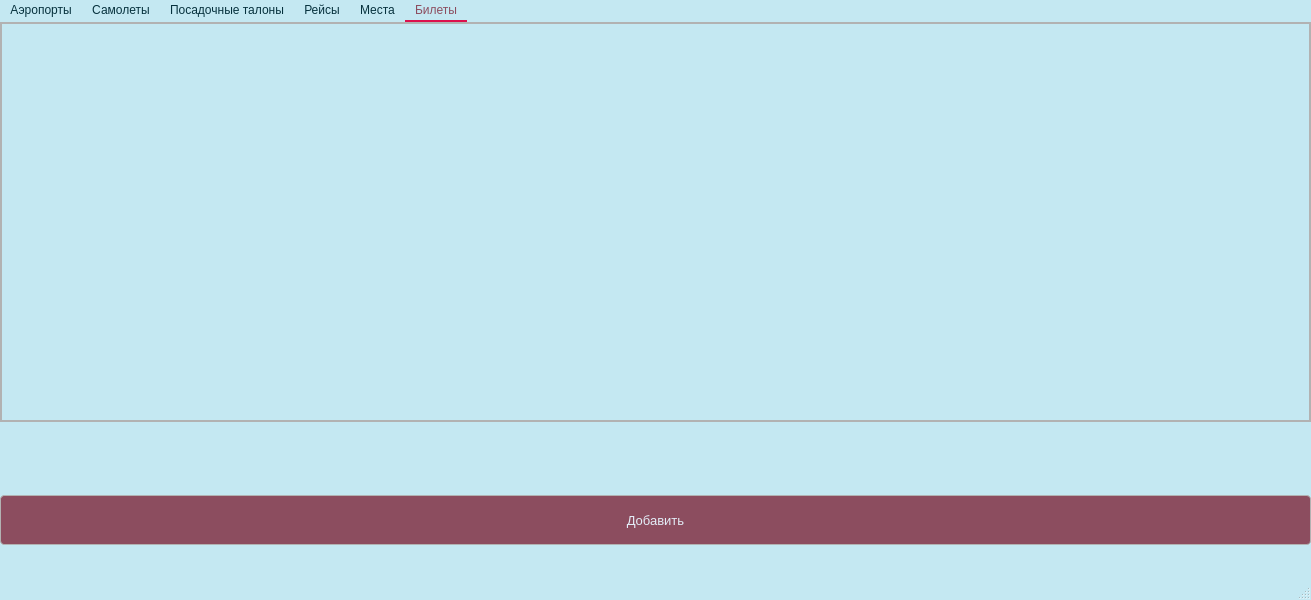
<?xml version="1.0" encoding="UTF-8"?>
<ui version="4.0">
 <class>AdminWindow</class>
 <widget class="QMainWindow" name="AdminWindow">
  <property name="geometry">
   <rect>
    <x>0</x>
    <y>0</y>
    <width>1311</width>
    <height>600</height>
   </rect>
  </property>
  <property name="windowTitle">
   <string>Администрирование</string>
  </property>
  <property name="styleSheet">
   <string notr="true">QWidget:window { /* Borders around the code editor and debug window */
border: 0px solid #c4e8f2;
background-color: #c4e8f2;
}

QToolTip {
background-color: #80CBC4;
color: black;
padding: 5px;
border-radius: 0;
opacity: 200;
}

/* ==================== Dialog ==================== */
QLabel {
background: transparent;
color: #CFD8DC; /* Not sure about this one */
}

QDialog, QListView {
background-color: #c4e8f2;
color: #06313d;
outline: 0;
border: 2px solid transparent;
}

QListView::item:hover {
color: #AFBDC4;
background: transparent;
}

QListView::item:selected {
color: #ffffff;
background: transparent;
}

/* === QTabBar === */
QTabBar {
background: #c4e8f2;
}

QTabWidget::pane {
background: transparent; /* Only at the very bottom of the tabs */
}

QTabBar::tab {
background: transparent;
border: 0px solid transparent;
border-bottom: 2px solid transparent;
color: #06313d;
padding-left: 10px;
padding-right: 10px;
padding-top: 3px;
padding-bottom: 3px;
}

QTabBar::tab:hover {
background-color: transparent;
border: 0px solid transparent;
border-bottom: 2px solid #dc104d;
color: #091a56;
}

QTabBar::tab:selected {
background-color: transparent;
border: 0px solid transparent;
border-top: none;
border-bottom: 2px solid #dc104d;
color: #8c4d5f;
}

QStackedWidget {
background: #c4e8f2; /* This covers a bunch of things, I was thinking about making it transparent, */
/* but I would have to find all the other elements... but QTabWidget::pane may be it */
}

/* === QGroupBox === */
QGroupBox {
margin-top: 1em;
border-radius: 4px;
border: 2px solid rgba(178, 178, 178, 255);
}

QGroupBox::title {
color: #80CBC4;
/*background-color: #dcdcdc;*/
subcontrol-origin: margin;
left: 6px;
padding: 0 3px 0 3px;
}
QComboBox {
	border: 1px solid #333333;
	border-radius: 3px;
	background: qlineargradient(x1:0, y1:0, x2:0, y2:1, stop:0 #797979, stop:0.48 #696969, stop:0.52 #5e5e5e, stop:1 #4f4f4f);
	padding: 1px 23px 1px 3px;
	min-width: 6em;
	color: #ffffff;
}
QComboBox::drop-down {
	subcontrol-origin: padding;
	subcontrol-position: top right;
	width: 20px;
 
	border-top-right-radius: 3px;
	border-bottom-right-radius: 3px;
}
QComboBox QAbstractItemView{
	background-color: #4f4f4f;
	color: #999999;
 
	selection-background-color: #999999;
	selection-color: #4f4f4f;
}

/*
QComboBox {
font-size: 10pt;
color: #102d49;
background-color: transparent;
selection-background-color: transparent;
outline: 0;
}

QComboBox QAbstractItemView
{ 
selection-background-color: transparent;
outline: 0;
}
*/
/* === QCheckBox === */
QCheckBox, QRadioButton {
font-size: 10pt;
color: #102d49; /*#AFBDC4;*/
}

QCheckBox::indicator::unchecked {
background-color: #c4e8f2;
border: 1px solid #536D79;
}

QRadioButton::indicator::unchecked {
background-color: #c4e8f2;
border: 1px solid #536D79;
border-radius: 4px;
}

QCheckBox::indicator::checked, QTreeView::indicator::checked {
background-color: qradialgradient(cx:0.5, cy:0.5, fx:0.25, fy:0.15, radius:0.3, stop:0 #80CBC4, stop:1 #c4e8f2);
border: 1px solid #536D79;
}

QRadioButton::indicator::checked {
background-color: qradialgradient(cx:0.5, cy:0.5, fx:0.25, fy:0.15, radius:0.3, stop:0 #80CBC4, stop:1 #c4e8f2);
border: 1px solid #536D79;
border-radius: 4px;
}

QCheckBox::indicator:disabled, QRadioButton::indicator:disabled, QTreeView::indicator:disabled {
background-color: #444444; /* Not sure what this looks like */
}

QCheckBox::indicator::checked:disabled, QRadioButton::indicator::checked:disabled, QTreeView::indicator::checked:disabled { 
background-color: qradialgradient(cx:0.5, cy:0.5, fx:0.25, fy:0.15, radius:0.3, stop:0 #BBBBBB, stop:1 #444444); /* Not sure what this looks like */
}

QTreeView {
background-color: transparent;
color: #06313d;
outline: 0;
border: 0;
}

QTreeView::item:hover {
background-color: transparent;
color: #AFBDC4;
}

QTreeView::item:selected {
background-color: transparent;
color: #FFFFFF;
}

QTreeView QHeaderView:section {
background-color: #c4e8f2;
color: #CFD8DC;
border: 0;
}

QTreeView::indicator:checked {
background-color: qradialgradient(cx:0.5, cy:0.5, fx:0.25, fy:0.15, radius:0.3, stop:0 #80CBC4, stop:1 #c4e8f2);
border: 1px solid #536D79;
selection-background-color: transparent;
}

QTreeView::indicator:unchecked { /* This and the one above style the checkbox in the Options -&gt; Keyboard */
background-color: #c4e8f2; /* This is still a hover over in blue I can't get rid of */
border: 1px solid #536D79;
selection-background-color: transparent;
}

/*QTreeView QScrollBar {
background-color: #c4e8f2
}*/

QTreeView::branch {
/* Skip - applies to everything
*/
}

QTreeView::branch:has-siblings:adjoins-item {
/* Skip - files */
}

QTreeView::branch:has-siblings:!adjoins-item {
/* Skip - applies to almost all on the left side */
}

QTreeView::branch:closed:has-children:has-siblings {
background: url('./images/rightarrowgray.png') center center no-repeat;
}

QTreeView::branch:has-children:!has-siblings:closed {
background: url('./images/rightarrowgray.png') center center no-repeat;
}

QTreeView::branch:!has-children:!has-siblings:adjoins-item {
/* Skip - files */
}

QTreeView::branch:open:has-children:has-siblings {
background: url('./images/downarrowgray.png') center center no-repeat;
}

QTreeView::branch:open:has-children:!has-siblings {
background: url('./images/downarrowgray.png') center center no-repeat;
}

/* === QScrollBar:horizontal === */
QScrollBar:horizontal {
background: #c4e8f2; /* Background where slider is not */
height: 10px;
margin: 0;
}

QScrollBar:vertical {
background: #c4e8f2; /* Background where slider is not */
width: 10px;
margin: 0;
}

QScrollBar::handle:horizontal {
background: #37474F; /* Slider color */
min-width: 16px;
border-radius: 5px;
}

QScrollBar::handle:vertical {
background: #37474F; /* Slider color */
min-height: 16px;
border-radius: 5px;
}

QScrollBar::add-page:horizontal, QScrollBar::sub-page:horizontal,
QScrollBar::add-page:vertical, QScrollBar::sub-page:vertical {
background: none; /* Removes the dotted background */
}

QScrollBar::add-line:horizontal, QScrollBar::sub-line:horizontal,
QScrollBar::add-line:vertical, QScrollBar::sub-line:vertical { /* Hides the slider arrows */
border: none;
background: none;
}

QPushButton {
/*
background-color: transparent;
color: #06313d;
border: 1px solid transparent;
padding: 4px 22px;
*/
font-size: 10pt;
border: 1px solid rgba(178, 178, 178, 255);
border-radius: 4px;
background-color: #8c4d5f;
color: #e3edf7;
}

QPushButton:hover {
color: #ffffff;
}

QPushButton:pressed {
background-color: #730324;
border-style: inset;
}

QLineEdit {
font-size: 10pt;
background: transparent;
border: 1px solid transparent;
border-bottom: 1px solid #06313d;
color: #658db5;
}

QSpinBox {
background: transparent;
border: 1px solid transparent;
color: #06313d;
}

/*****************************************************************************
Main Screen
*****************************************************************************/
QTreeView {
background-color: #c4e8f2;
}

QMenu {
background-color: #c4e8f2; /* File Menu Background color */
color: #06313d;
}

QMenu::item:selected {
color: #AFBDC4;
}

QMenu::item:pressed {
color: #FFFFFF;
}

QMenu::separator {
height: 1px;
background: transparent; /* Could change this to #546E7A and reduce the margin top and bottom to 1px */
margin-left: 10px;
margin-right: 10px;
margin-top: 5px;
margin-bottom: 5px;
}

/* === QMenuBar === */
QMenuBar {
background-color: #c4e8f2;
color: #06313d;
}

QMenuBar::item {
background: transparent;
}

QMenuBar::item:disabled {
color: gray;
}

QMenuBar::item:selected {
color: #AFBDC4;
}

QMenuBar::item:pressed {
color: #FFFFFF;
}

QToolBar {
background: #c4e8f2;
border: 1px solid transparent;
}

QToolBar:handle {
background: transparent;
border-left: 2px dotted #80CBC4; /* Fix the 4 handle dots so it doesn't look crappy */
color: transparent;
}

QToolBar::separator {
border: 0;
}

/* === QToolButton === */
QToolButton:hover, QToolButton:pressed {
background-color: transparent;
}

QToolButton::menu-button {
background: url('./images/downarrowgray.png') center center no-repeat;
background-color: #c4e8f2; /* This needs to be set to ensure the other brown arrows don't show */
}

QToolButton::menu-button:hover, QToolButton::menu-button:pressed {
background-color: #c4e8f2;
}

QStatusBar {
background-color: #c4e8f2;
}

QLabel {
color: #06313d; /* Text at the bottom right corner of the screen */
}

QToolButton { /* I don't like how the items depress */
color: #06313d;
}

QToolButton:hover, QToolButton:pressed, QToolButton:checked {
background-color: #c4e8f2;
}

QToolButton:hover {
color: #AFBDC4;

}

QToolButton:checked, QToolButton:pressed {
color: #FFFFFF;
}

QToolButton {
border: 1px solid transparent;
margin:
1px;
}

QToolButton:hover {
background-color: transparent; /* I don't like how the down arrows in the top menu bar move down when clicked */
border: 1px solid transparent;
}

QToolButton[popupMode=&quot;1&quot;] { /* only for MenuButtonPopup */
padding-right: 20px; /* make way for the popup button */
}

QToolButton::menu-button {
border-left: 1px solid transparent;
background: transparent;
width: 16px;
}

QToolButton::menu-button:hover {
border-left: 1px solid transparent;
background: transparent;
width: 16px;
}

QStatusBar::item {
color: #06313d;
background-color: #c4e8f2;
}

QAbstractScrollArea { /* Borders around the code editor and debug window */
border: 0;
}

/*****************************************************************************
Play around with these settings
*****************************************************************************/

/* Force the dialog's buttons to follow the Windows guidelines. */
QDialogButtonBox {
button-layout: 0;
}

QTabWidget::tab-bar {
left: 0px; /* Test this out on OS X, it will affect the tabs in the Options Dialog, on OS X they are centered */
}

QHeaderView {
background: transparent;
}

QHeaderView::section {
color: #102d49;
background-color: #c4e8f2;
padding: 4px;
font-size: 10pt;
border-style: none;
border-bottom: 1px solid #102d49;
border-right: 1px solid #102d49;
}

QHeaderView::section:horizontal
{
border-top: 1px solid #c4e8f2;
background-color: #c4e8f2;
}

QHeaderView::section:vertical
{
border-left: 1px solid #c4e8f2;
background-color: #c4e8f2;
}

QTableCornerButton::section {
color: #c4e8f2;
border: 1px solid #fffff8;
}

QTableView {
border: 2px solid rgba(178, 178, 178, 255);
background: transparent;
color: #06313d;
selection-background-color: #80CBC4;
selection-color: #FFFFFF;
}</string>
  </property>
  <widget class="QWidget" name="centralwidget">
   <widget class="QTabWidget" name="tabWidget">
    <property name="geometry">
     <rect>
      <x>0</x>
      <y>0</y>
      <width>1311</width>
      <height>431</height>
     </rect>
    </property>
    <property name="currentIndex">
     <number>5</number>
    </property>
    <widget class="QWidget" name="Airports">
     <attribute name="title">
      <string>Аэропорты</string>
     </attribute>
     <widget class="QTableView" name="airports_TV">
      <property name="geometry">
       <rect>
        <x>0</x>
        <y>0</y>
        <width>1311</width>
        <height>400</height>
       </rect>
      </property>
      <property name="autoFillBackground">
       <bool>true</bool>
      </property>
      <property name="alternatingRowColors">
       <bool>true</bool>
      </property>
      <property name="iconSize">
       <size>
        <width>30</width>
        <height>30</height>
       </size>
      </property>
      <property name="textElideMode">
       <enum>Qt::ElideRight</enum>
      </property>
      <property name="sortingEnabled">
       <bool>true</bool>
      </property>
      <attribute name="horizontalHeaderStretchLastSection">
       <bool>true</bool>
      </attribute>
     </widget>
    </widget>
    <widget class="QWidget" name="Aircrafts">
     <attribute name="title">
      <string>Самолеты</string>
     </attribute>
     <widget class="QTableView" name="aircrafts_TV">
      <property name="geometry">
       <rect>
        <x>0</x>
        <y>0</y>
        <width>1311</width>
        <height>400</height>
       </rect>
      </property>
      <property name="autoFillBackground">
       <bool>true</bool>
      </property>
      <property name="alternatingRowColors">
       <bool>true</bool>
      </property>
      <property name="iconSize">
       <size>
        <width>30</width>
        <height>30</height>
       </size>
      </property>
      <property name="textElideMode">
       <enum>Qt::ElideRight</enum>
      </property>
      <property name="sortingEnabled">
       <bool>true</bool>
      </property>
      <attribute name="horizontalHeaderStretchLastSection">
       <bool>true</bool>
      </attribute>
     </widget>
    </widget>
    <widget class="QWidget" name="Boarding_passes">
     <attribute name="title">
      <string>Посадочные талоны</string>
     </attribute>
     <widget class="QTableView" name="boarding_pass_TV">
      <property name="geometry">
       <rect>
        <x>0</x>
        <y>0</y>
        <width>1311</width>
        <height>400</height>
       </rect>
      </property>
      <property name="autoFillBackground">
       <bool>true</bool>
      </property>
      <property name="alternatingRowColors">
       <bool>true</bool>
      </property>
      <property name="iconSize">
       <size>
        <width>30</width>
        <height>30</height>
       </size>
      </property>
      <property name="textElideMode">
       <enum>Qt::ElideRight</enum>
      </property>
      <property name="sortingEnabled">
       <bool>true</bool>
      </property>
      <attribute name="horizontalHeaderStretchLastSection">
       <bool>true</bool>
      </attribute>
     </widget>
    </widget>
    <widget class="QWidget" name="Flights">
     <attribute name="title">
      <string>Рейсы</string>
     </attribute>
     <widget class="QTableView" name="flights_TV">
      <property name="geometry">
       <rect>
        <x>0</x>
        <y>0</y>
        <width>1311</width>
        <height>400</height>
       </rect>
      </property>
      <property name="autoFillBackground">
       <bool>true</bool>
      </property>
      <property name="alternatingRowColors">
       <bool>true</bool>
      </property>
      <property name="iconSize">
       <size>
        <width>30</width>
        <height>30</height>
       </size>
      </property>
      <property name="textElideMode">
       <enum>Qt::ElideRight</enum>
      </property>
      <property name="sortingEnabled">
       <bool>true</bool>
      </property>
      <attribute name="horizontalHeaderStretchLastSection">
       <bool>true</bool>
      </attribute>
     </widget>
    </widget>
    <widget class="QWidget" name="Seats">
     <attribute name="title">
      <string>Места</string>
     </attribute>
     <widget class="QTableView" name="seats_TV">
      <property name="geometry">
       <rect>
        <x>0</x>
        <y>0</y>
        <width>1311</width>
        <height>400</height>
       </rect>
      </property>
      <property name="autoFillBackground">
       <bool>true</bool>
      </property>
      <property name="alternatingRowColors">
       <bool>true</bool>
      </property>
      <property name="iconSize">
       <size>
        <width>30</width>
        <height>30</height>
       </size>
      </property>
      <property name="textElideMode">
       <enum>Qt::ElideRight</enum>
      </property>
      <property name="sortingEnabled">
       <bool>true</bool>
      </property>
      <attribute name="horizontalHeaderStretchLastSection">
       <bool>true</bool>
      </attribute>
     </widget>
    </widget>
    <widget class="QWidget" name="Tickets">
     <attribute name="title">
      <string>Билеты</string>
     </attribute>
     <widget class="QTableView" name="tickets_TV">
      <property name="geometry">
       <rect>
        <x>0</x>
        <y>0</y>
        <width>1311</width>
        <height>400</height>
       </rect>
      </property>
      <property name="autoFillBackground">
       <bool>true</bool>
      </property>
      <property name="alternatingRowColors">
       <bool>true</bool>
      </property>
      <property name="iconSize">
       <size>
        <width>30</width>
        <height>30</height>
       </size>
      </property>
      <property name="textElideMode">
       <enum>Qt::ElideRight</enum>
      </property>
      <property name="sortingEnabled">
       <bool>true</bool>
      </property>
      <attribute name="horizontalHeaderStretchLastSection">
       <bool>true</bool>
      </attribute>
     </widget>
    </widget>
   </widget>
   <widget class="QWidget" name="verticalLayoutWidget">
    <property name="geometry">
     <rect>
      <x>0</x>
      <y>480</y>
      <width>1311</width>
      <height>80</height>
     </rect>
    </property>
    <layout class="QVBoxLayout" name="verticalLayout">
     <item>
      <widget class="QPushButton" name="pushButton">
       <property name="sizePolicy">
        <sizepolicy hsizetype="Minimum" vsizetype="Fixed">
         <horstretch>1</horstretch>
         <verstretch>0</verstretch>
        </sizepolicy>
       </property>
       <property name="minimumSize">
        <size>
         <width>0</width>
         <height>50</height>
        </size>
       </property>
       <property name="maximumSize">
        <size>
         <width>16777215</width>
         <height>50</height>
        </size>
       </property>
       <property name="text">
        <string>Добавить</string>
       </property>
      </widget>
     </item>
    </layout>
   </widget>
  </widget>
  <widget class="QStatusBar" name="statusbar"/>
 </widget>
 <resources/>
 <connections/>
</ui>
